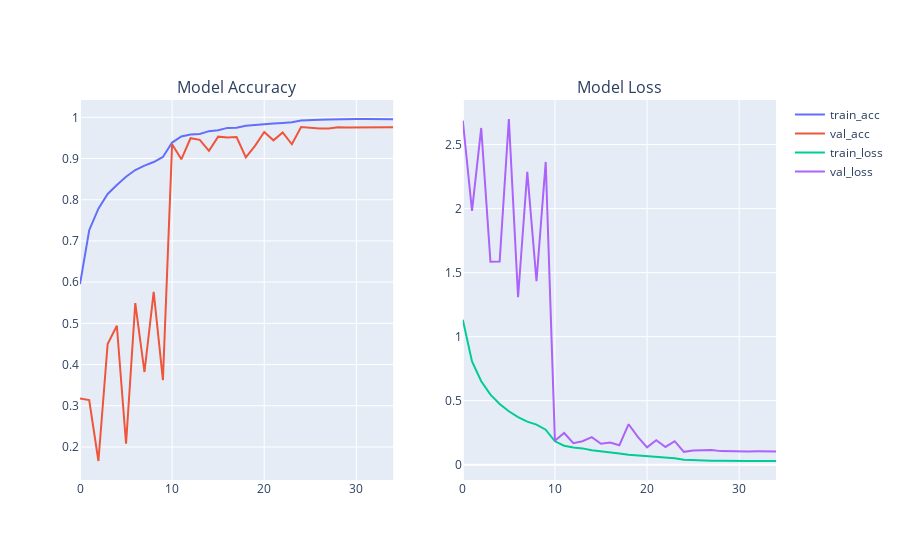

Notebook cell for this chart:
### Code cell
plot_model_training_curve(model2_history)

### Figure 1 — Plotly figure (JSON) as saved in the notebook; plotly's stock layout.template omitted (floating-point values rounded to 4 significant figures)
{"data": [{"name": "train_acc", "type": "scatter", "xaxis": "x", "y": [0.5951, 0.726, 0.7782, 0.814, 0.8357, 0.8559, 0.8721, 0.8829, 0.8914, 0.9037, 0.9387, 0.9533, 0.9584, 0.9597, 0.9664, 0.9688, 0.9743, 0.9747, 0.9794, 0.9806, 0.9822, 0.9847, 0.9861, 0.9879, 0.9923, 0.9938, 0.9939, 0.9949, 0.9946, 0.9955, 0.9957, 0.9959, 0.9956, 0.9955, 0.9954], "yaxis": "y"}, {"name": "val_acc", "type": "scatter", "xaxis": "x", "y": [0.3179, 0.3139, 0.166, 0.4499, 0.4941, 0.2079, 0.549, 0.3819, 0.5766, 0.3621, 0.9348, 0.898, 0.9492, 0.9454, 0.9187, 0.953, 0.9511, 0.9519, 0.9027, 0.9306, 0.9643, 0.9441, 0.9634, 0.9346, 0.9765, 0.9739, 0.973, 0.973, 0.9755, 0.9751, 0.9753, 0.9753, 0.9754, 0.9755, 0.9755], "yaxis": "y"}, {"name": "train_loss", "type": "scatter", "xaxis": "x2", "y": [1.132, 0.8069, 0.6519, 0.5471, 0.474, 0.4177, 0.3724, 0.3367, 0.3137, 0.2739, 0.1833, 0.1489, 0.134, 0.1278, 0.1137, 0.1064, 0.09332, 0.08795, 0.07803, 0.07359, 0.06851, 0.06059, 0.057, 0.05127, 0.0384, 0.03479, 0.03409, 0.03107, 0.03201, 0.02974, 0.02936, 0.02941, 0.03005, 0.02988, 0.03018], "yaxis": "y2"}, {"name": "val_loss", "type": "scatter", "xaxis": "x2", "y": [2.688, 1.982, 2.629, 1.585, 1.587, 2.699, 1.308, 2.287, 1.433, 2.364, 0.1875, 0.2483, 0.168, 0.1841, 0.2161, 0.1636, 0.1744, 0.1526, 0.3165, 0.2177, 0.1356, 0.1918, 0.1391, 0.1839, 0.101, 0.1108, 0.1137, 0.1157, 0.1065, 0.1039, 0.1055, 0.1042, 0.1046, 0.104, 0.1031], "yaxis": "y2"}], "layout": {"annotations": [{"font": {"size": 16}, "showarrow": false, "text": "Model Accuracy", "x": 0.225, "xanchor": "center", "xref": "paper", "y": 1, "yanchor": "bottom", "yref": "paper"}, {"font": {"size": 16}, "showarrow": false, "text": "Model Loss", "x": 0.775, "xanchor": "center", "xref": "paper", "y": 1, "yanchor": "bottom", "yref": "paper"}], "xaxis": {"anchor": "y", "domain": [0, 0.45]}, "xaxis2": {"anchor": "y2", "domain": [0.55, 1]}, "yaxis": {"anchor": "x", "domain": [0, 1]}, "yaxis2": {"anchor": "x2", "domain": [0, 1]}}}
